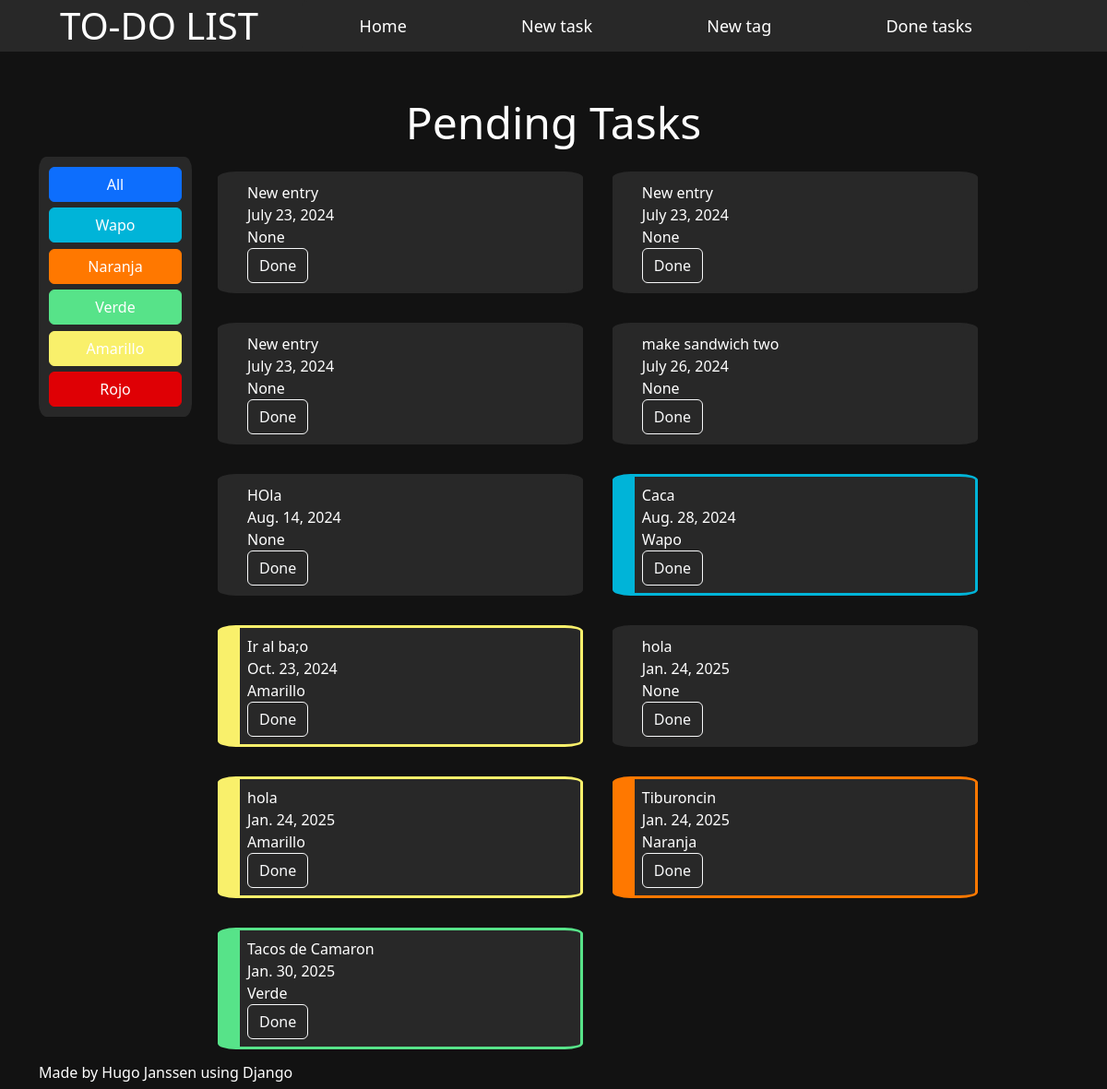
Before: /main/ with the older database file.
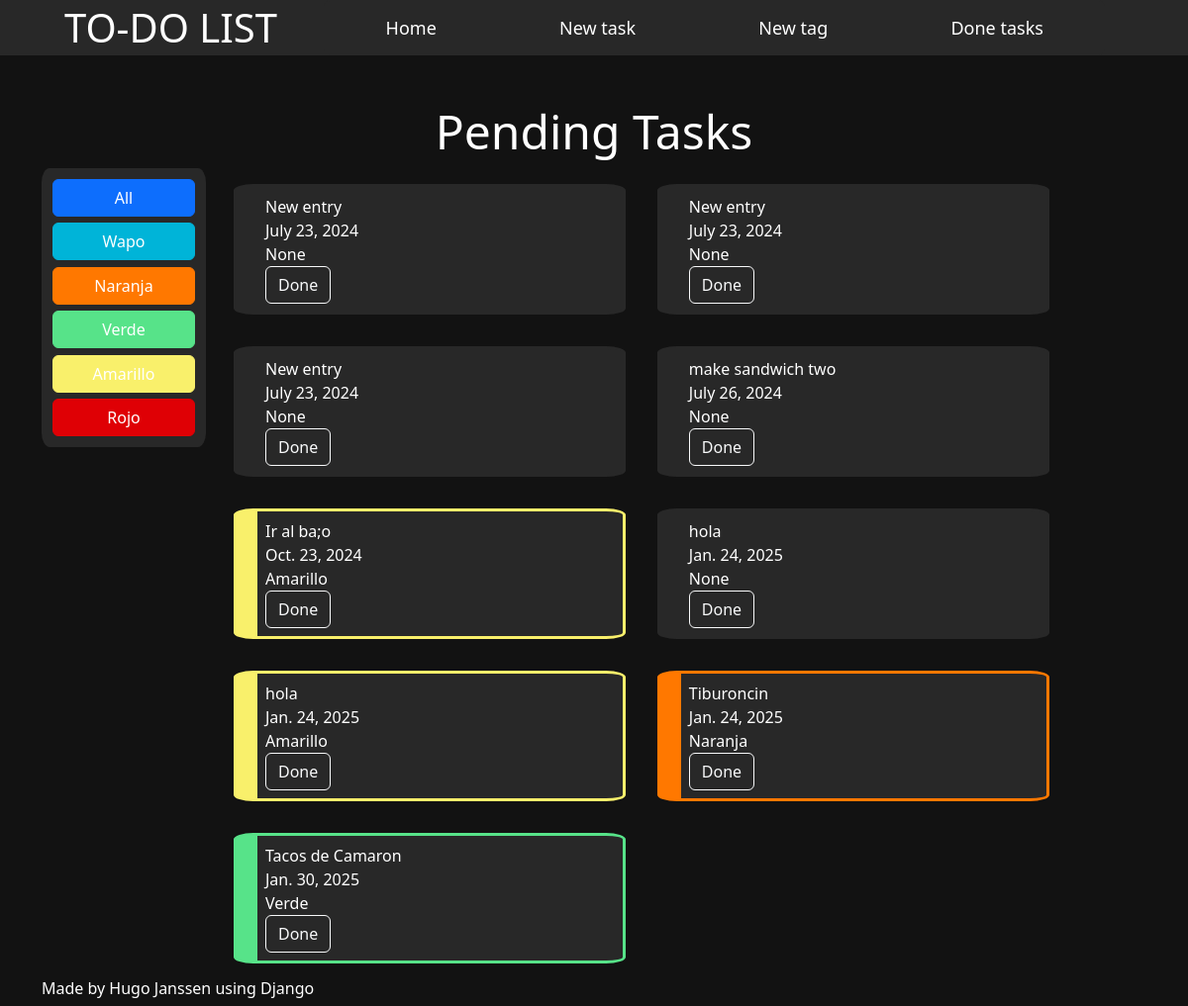
After: the same page with the newer database file.
### main/models.py (models this page shows, shortened)
class tag(models.Model):
    name = models.CharField(max_length=50)
    color = models.CharField(max_length=7)
    def __str__(self):
        return u'{0}'.format(self.name)

class entry(models.Model):
    content = models.TextField(max_length=500, default="New entry")
    entry_time = models.DateTimeField(default=datetime.datetime.now)
    deadline = models.DateField(default=datetime.datetime.now)
    priority = models.IntegerField(default=1)
    tag = models.ForeignKey(tag, on_delete=models.SET_NULL, null=True)
    status = models.BooleanField(default=False)

### main/views.py (the view, shortened to what this page needs)
# urls.py: path('', active_task_view, name="taskview"),
def active_task_view(request):
    tag_id = 0
    active_tasks = []
    task_color = []
    for task in entry.objects.all():
        if task.status == False:
            if tag_id == 0 or task.tag_id == tag_id:
                active_tasks.append(task)
                if task.tag_id != None:
                    current_tag = tag.objects.get(id = task.tag_id)
                    task_color.append(current_tag.color)
                else:
                    task_color.append("#282828")
    task_list = zip(active_tasks, task_color)
    context = {"task_list": task_list, "tag_list": tag.objects.all(), "title": "Pending Tasks"}
    return render(request, "list_tasks.html", context)

### main/templates/list_tasks.html (shortened to what this page needs)
{% extends "base.html" %}
{% block content %}
<h1 class="display-5 text-center section_title">{{title}}</h1>
<div class="container">
    <div class="row">
        <div class="col-3 col-sm-3 col-md-2 col-lg-2">
            <form action="" method="post" class="tag_drawer">
                <button name="tag" value=0 class="btn btn-primary tag_button">All</button>
                {% for tag in tag_list %}
                <button name="tag" value="{{tag.id}}" class="btn btn-primary tag_button"
                    style="background-color: {{ tag.color }}; border-color: {{ tag.color }}">{{tag.name}}</button>
                {% endfor %}
            </form>
        </div>
        <div class="task_display col-9 col-sm-9 col-md-10 col-lg-10 container">
            <div class="row">
                {% for task in task_list %}
                <div class="task_entry col-10 col-lg-5" style="border-color: {{ task.1 }}">
                    <span>{{task.0.content}}</span> <br>
                    <span>{{task.0.deadline}}</span> <br>
                    <span>{{task.0.tag}}</span> <br>
                    <form action="" method="post">
                        <button name="id" value="{{task.0.id}}" class="btn btn-outline-light">Done</button>
                    </form>
                </div>
                {% endfor %}
            </div>
        </div>
    </div>
</div>
{% endblock %}

Changed rows visible on the page:
no longer on this page (row edited): entry: content "HOla", deadline "Aug. 14, 2024", tag "None", {{ task.0.id }} 21 (drawn)
no longer on this page (row edited): entry: content "Caca", deadline "Aug. 28, 2024", tag.name "Wapo", {{ task.0.id }} 23 (drawn)
